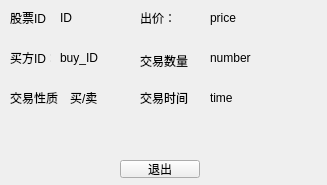
<?xml version="1.0" encoding="UTF-8"?>
<ui version="4.0">
 <class>trade_details</class>
 <widget class="QWidget" name="trade_details">
  <property name="geometry">
   <rect>
    <x>0</x>
    <y>0</y>
    <width>327</width>
    <height>185</height>
   </rect>
  </property>
  <property name="windowTitle">
   <string>交易详情</string>
  </property>
  <widget class="QPushButton" name="pushButton">
   <property name="geometry">
    <rect>
     <x>120</x>
     <y>160</y>
     <width>80</width>
     <height>18</height>
    </rect>
   </property>
   <property name="text">
    <string>退出</string>
   </property>
  </widget>
  <widget class="QLabel" name="label">
   <property name="geometry">
    <rect>
     <x>10</x>
     <y>10</y>
     <width>40</width>
     <height>16</height>
    </rect>
   </property>
   <property name="text">
    <string>股票ID：</string>
   </property>
  </widget>
  <widget class="QLabel" name="ID">
   <property name="geometry">
    <rect>
     <x>60</x>
     <y>10</y>
     <width>40</width>
     <height>16</height>
    </rect>
   </property>
   <property name="text">
    <string>ID</string>
   </property>
  </widget>
  <widget class="QLabel" name="label_2">
   <property name="geometry">
    <rect>
     <x>10</x>
     <y>50</y>
     <width>41</width>
     <height>16</height>
    </rect>
   </property>
   <property name="text">
    <string>买方ID：</string>
   </property>
  </widget>
  <widget class="QLabel" name="buy_ID">
   <property name="geometry">
    <rect>
     <x>60</x>
     <y>50</y>
     <width>40</width>
     <height>16</height>
    </rect>
   </property>
   <property name="text">
    <string>buy_ID</string>
   </property>
  </widget>
  <widget class="QLabel" name="label_3">
   <property name="geometry">
    <rect>
     <x>10</x>
     <y>90</y>
     <width>51</width>
     <height>16</height>
    </rect>
   </property>
   <property name="text">
    <string>交易性质：</string>
   </property>
  </widget>
  <widget class="QLabel" name="b_or_s">
   <property name="geometry">
    <rect>
     <x>70</x>
     <y>90</y>
     <width>40</width>
     <height>16</height>
    </rect>
   </property>
   <property name="text">
    <string>买/卖</string>
   </property>
  </widget>
  <widget class="QLabel" name="label_4">
   <property name="geometry">
    <rect>
     <x>140</x>
     <y>10</y>
     <width>40</width>
     <height>16</height>
    </rect>
   </property>
   <property name="text">
    <string>出价：</string>
   </property>
  </widget>
  <widget class="QLabel" name="price">
   <property name="geometry">
    <rect>
     <x>210</x>
     <y>10</y>
     <width>40</width>
     <height>16</height>
    </rect>
   </property>
   <property name="text">
    <string>price</string>
   </property>
  </widget>
  <widget class="QLabel" name="label_5">
   <property name="geometry">
    <rect>
     <x>140</x>
     <y>50</y>
     <width>51</width>
     <height>21</height>
    </rect>
   </property>
   <property name="text">
    <string>交易数量：</string>
   </property>
  </widget>
  <widget class="QLabel" name="number">
   <property name="geometry">
    <rect>
     <x>210</x>
     <y>50</y>
     <width>51</width>
     <height>16</height>
    </rect>
   </property>
   <property name="text">
    <string>number</string>
   </property>
  </widget>
  <widget class="QLabel" name="label_6">
   <property name="geometry">
    <rect>
     <x>140</x>
     <y>90</y>
     <width>51</width>
     <height>16</height>
    </rect>
   </property>
   <property name="text">
    <string>交易时间：</string>
   </property>
  </widget>
  <widget class="QLabel" name="time">
   <property name="geometry">
    <rect>
     <x>210</x>
     <y>90</y>
     <width>40</width>
     <height>16</height>
    </rect>
   </property>
   <property name="text">
    <string>time</string>
   </property>
  </widget>
 </widget>
 <resources/>
 <connections/>
</ui>
